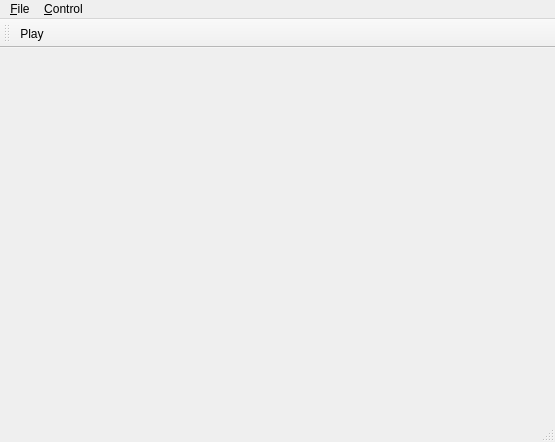
<?xml version="1.0" encoding="UTF-8"?>
<ui version="4.0">
 <class>MainWindow</class>
 <widget class="QMainWindow" name="MainWindow">
  <property name="geometry">
   <rect>
    <x>0</x>
    <y>0</y>
    <width>555</width>
    <height>442</height>
   </rect>
  </property>
  <property name="sizePolicy">
   <sizepolicy hsizetype="Minimum" vsizetype="Minimum">
    <horstretch>0</horstretch>
    <verstretch>0</verstretch>
   </sizepolicy>
  </property>
  <property name="windowTitle">
   <string>MainWindow</string>
  </property>
  <widget class="QWidget" name="centralWidget">
   <widget class="QWidget" name="gridLayoutWidget">
    <property name="geometry">
     <rect>
      <x>10</x>
      <y>10</y>
      <width>541</width>
      <height>371</height>
     </rect>
    </property>
    <layout class="QGridLayout" name="gridLayout"/>
   </widget>
  </widget>
  <widget class="QMenuBar" name="menuBar">
   <property name="geometry">
    <rect>
     <x>0</x>
     <y>0</y>
     <width>555</width>
     <height>20</height>
    </rect>
   </property>
   <widget class="QMenu" name="menu_File">
    <property name="title">
     <string>&amp;File</string>
    </property>
    <addaction name="action_Open"/>
   </widget>
   <widget class="QMenu" name="menu_Control">
    <property name="title">
     <string>&amp;Control</string>
    </property>
    <addaction name="action_Play"/>
   </widget>
   <addaction name="menu_File"/>
   <addaction name="menu_Control"/>
  </widget>
  <widget class="QStatusBar" name="statusBar"/>
  <widget class="QToolBar" name="mainToolBar">
   <attribute name="toolBarArea">
    <enum>TopToolBarArea</enum>
   </attribute>
   <attribute name="toolBarBreak">
    <bool>false</bool>
   </attribute>
   <addaction name="action_Play"/>
  </widget>
  <action name="action_Open">
   <property name="text">
    <string>&amp;Open</string>
   </property>
   <property name="toolTip">
    <string>Open</string>
   </property>
  </action>
  <action name="action_Play">
   <property name="text">
    <string>&amp;Play</string>
   </property>
  </action>
 </widget>
 <layoutdefault spacing="6" margin="11"/>
 <resources/>
 <connections/>
</ui>
